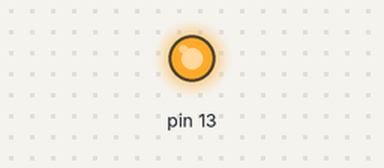
Simulated run of this sketch. Board: Arduino Uno, built with avr-gcc and run on an emulated ATmega328P. On the bench: output pins drawn as LEDs (lit = HIGH).

Above: at 4.24 s.
At 39.84 s:
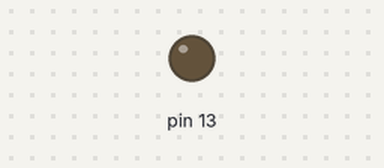
Timing chart, 0 to 40.0 s (numbered marks = the images above):
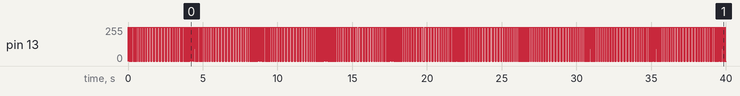

The sketch:

beacon.ino.ino
```cpp
void setup() {
  // put your setup code here, to run once:
  pinMode(13, OUTPUT);
}

float light = 10;
float plusCoef = 5;

void loop() {
  // put your main code here, to run repeatedly:
  digitalWrite(13, HIGH);
  delay(light);
  light += plusCoef;
  digitalWrite(13, LOW);
  delay(light);

  if (light > 100) {
    plusCoef *= -1;
  }
  else if (light <= 0) {
    plusCoef *= -1;
  }
}
```
